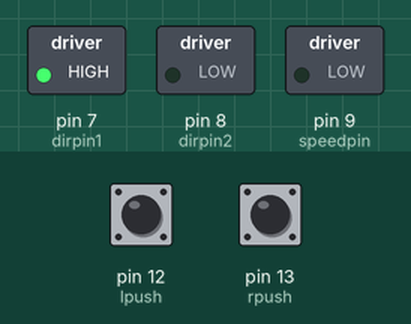
A sketch run on a simulated Arduino Uno, built with avr-gcc and run on an emulated ATmega328P. Shown: switched loads named in the sketch (green lamp = pin HIGH). Inputs (shaded band) come from the test bench; at power-on: pin 13 (rpush) HIGH, pin 12 (lpush) HIGH.

Above: at 1.3 s.
1.4 s: pin 13 (rpush) pulled LOW for 1 s
At 1.62 s:
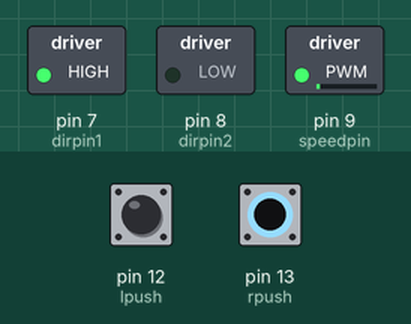
3.9 s: pin 12 (lpush) pulled LOW for 3.2 s
At 6.3 s:
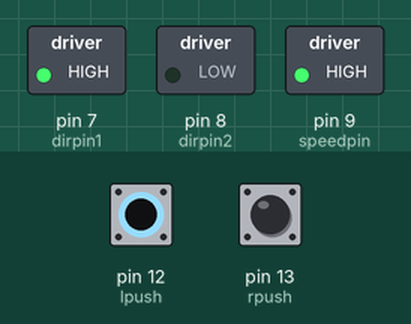
8.7 s: pin 13 (rpush) pulled LOW for 3.2 s
At 12.1 s:
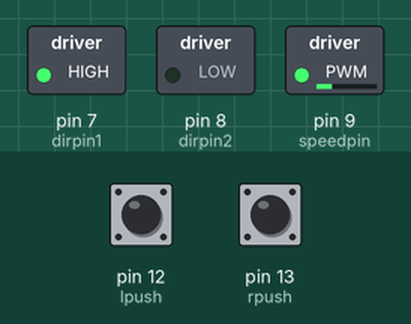
13.4 s: pin 13 (rpush) pulled LOW for 3.2 s
At 17.6 s:
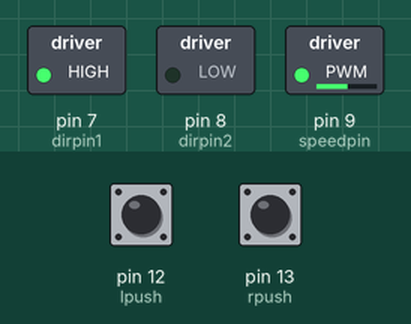
18.1 s: pin 12 (lpush) pulled LOW for 0.3 s
At 19.5 s:
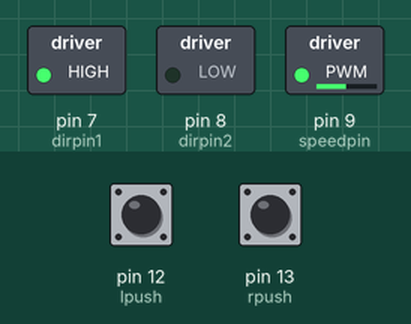
19.9 s: pin 13 (rpush) pulled LOW for 0.3 s
At 21.4 s:
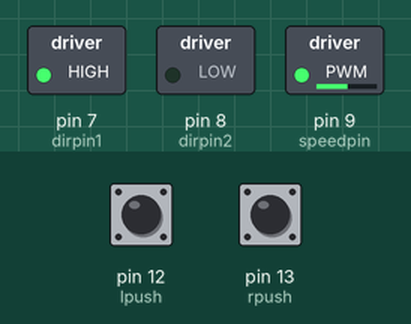
Timing chart, 0 to 22.7 s (numbered marks = the images above; inputs shaded):
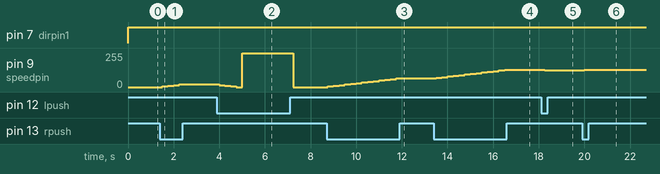

Measured:
- after the input at 1.4 s, pin 9 (speedpin): 0/255 → 5/255 after 0.10 s, → 10/255 0.25 s later, → 15/255 0.25 s later, → 20/255 0.25 s later
- after the input at 3.9 s, pin 9 (speedpin): 20/255 → 15/255 after 0.10 s, → 10/255 0.25 s later, → 5/255 0.25 s later, → 0/255 0.25 s later, … (6 changes in this stretch)
- after the input at 8.7 s, pin 9 (speedpin): moves from 0/255 to 65/255 over 3.0 s, starting after 0.05 s
- after the input at 13.4 s, pin 9 (speedpin): moves from 65/255 to 130/255 over 3.0 s, starting after 0.10 s
- after the input at 18.1 s, pin 9 (speedpin): 130/255 → 125/255 after 0.15 s
- after the input at 19.9 s, pin 9 (speedpin): 125/255 → 130/255 after 0.10 s

The sketch:

Code.ino
```cpp
int dirpin1=7;
int dirpin2=8;
int speedpin=9;

int lpush=12;
int rpush=13;

int motorspeed=0;

void setup()
{
  pinMode(dirpin1,OUTPUT);
  pinMode(dirpin2,OUTPUT);
  pinMode(speedpin,OUTPUT);

  pinMode(lpush,INPUT_PULLUP);
  pinMode(rpush,INPUT_PULLUP);

}

void loop()
{
  digitalWrite(dirpin1,HIGH);
  digitalWrite(dirpin2,LOW);

  int lpush_val=digitalRead(lpush);
  int rpush_val=digitalRead(rpush);

  if(motorspeed > 255){
    motorspeed=255;
  }

  if(motorspeed < 0){
    motorspeed=0;
  }

  if(lpush_val == 0){
    motorspeed-=5;

  }

  if(rpush_val == 0){
	motorspeed+=5;
      }


  analogWrite(speedpin,motorspeed);

  delay(250);
}
```
